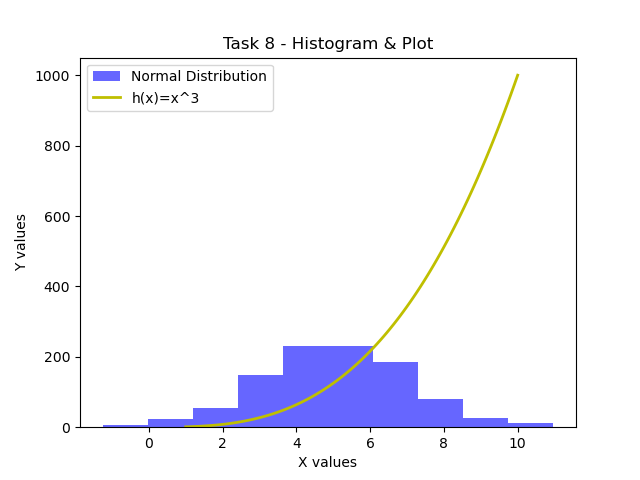

Reproduce this figure in Python.
# plottask.py 
# Program that displays a histogram of a normal distribution of 1000 values and a plot of h(x)=x**3
# Author:Oksana Abrosimova

# Import requires libraries - numpy to create arrays and matplotlib for data visualisation
import numpy as np
import matplotlib.pyplot as plt

# Assign variables as per task description
mean = 5
std_dev = 2
number_of_val = 1000

# Create an array for plotting a histogram 
# Use random.normal() method to generate an array with a normal distribution
# Pass assigned variables to generate the distribution 
array = np.random.normal(loc=mean, scale=std_dev, size=number_of_val)

# Set x, y axes variables

# Use linspace() function to generate evenly spaced values for the x-axis
# linspace() takes 3 parameters: start, stop (inclusive), num (number of points to generate)
xpoints = np.linspace(1,10,100)
# y-values equal x raised to the power of 3
ypoints = xpoints ** 3

# Plot a histogram using hist() method within matplotlib library
# alpha sets transparency, color specifies the hist color, label assigns the legend label
plt.hist(array, alpha=0.6, color='blue', label='Normal Distribution')

# Plot h(x)=x^3 function
# linewidth sets the tickness of the plot line
plt.plot(xpoints, ypoints, color='y', linewidth=2.0, label= 'h(x)=x^3')

# Set axes labels. Given the task doesn't specify exact labels, we assign generic names
plt.xlabel('X values')
plt.ylabel('Y values')

# Set plot title
plt.title('Task 8 - Histogram & Plot')

# Set the legend using the labels set in hist() and plot()
plt.legend()

# Call the functoion to display the plot
plt.show()

# Commented the savefig() function that was used to save the figure as per task instructions
# plt.savefig('plottask.png')
